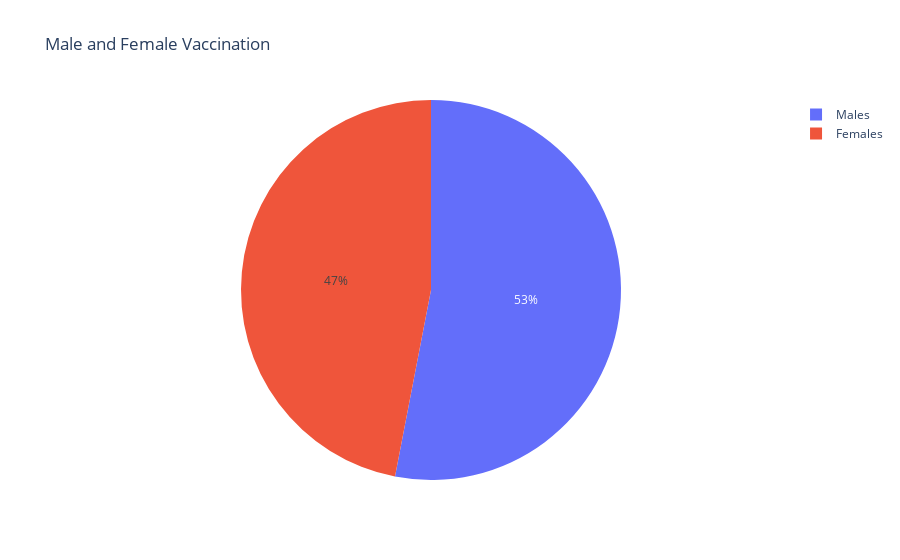

The code cell stored with this chart in its notebook:
### Code cell
male = vaccination["Male(Individuals Vaccinated)"].sum()
female = vaccination["Female(Individuals Vaccinated)"].sum()

fig = px.pie(names=["Males", "Females"], values=[male, female], title="Male and Female Vaccination")
fig.show()

### Figure 1 — Plotly figure (JSON) as saved in the notebook; plotly's stock layout.template omitted (floating-point values rounded to 4 significant figures)
{"data": [{"domain": {"x": [0, 1], "y": [0, 1]}, "hovertemplate": "label=%{label}<br>value=%{value}<extra></extra>", "labels": ["Males", "Females"], "legendgroup": "", "name": "", "showlegend": true, "type": "pie", "values": [7138698858, 6321628736]}], "layout": {"legend": {"tracegroupgap": 0}, "title": {"text": "Male and Female Vaccination"}}}
